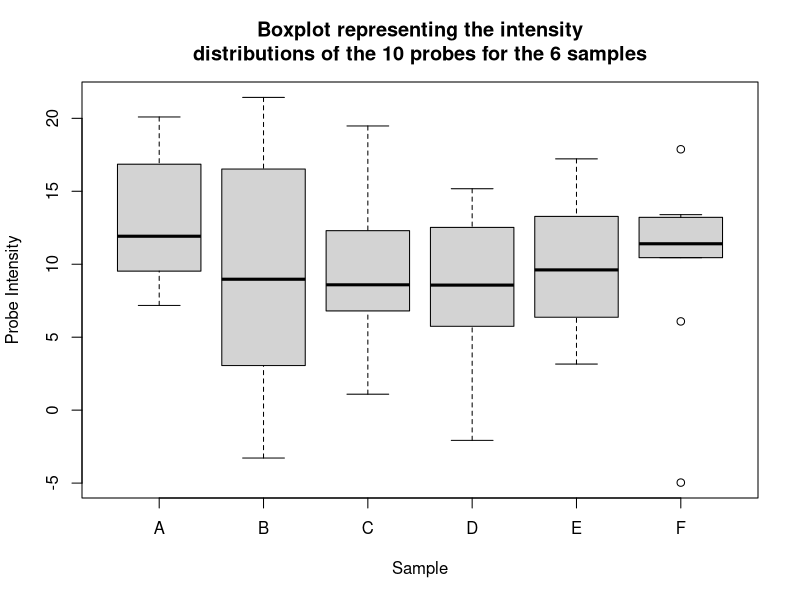

This chart was generated by the following R code: (Note: this script raises an error after producing the figure.)
## ---- chunk 1
set.seed(42)
n <- 10
m <- 6
intensities <- rnorm(n * m, mean = 10, sd = 5)
marray <- matrix(intensities, ncol = m)
marray

# sample annotation
samp_annot <- data.frame(sampleID = 1:m,
			 condition = rep(c("WT", "MUT"), each = 3))
rownames(samp_annot) <- colnames(marray) <- LETTERS[1:m]
samp_annot

# probe annotation
prob_annot <- data.frame(geneID = 1:n,
			  pathway = sample(LETTERS, n, replace = TRUE))
rownames(prob_annot) <- rownames(marray) <- paste0("probe", 1:n)
prob_annot

marray
## ---- chunk 2
maexp <- list(marray = marray,
	      samp_annot = samp_annot,
	      prob_annot = prob_annot)
rm(marray, samp_annot, prob_annot, intensities)
str(maexp)
ls()
## ---- chunk 3
maexp$samp_annot # the whole data.frame
summary(maexp$marray[, "A"]) # the A sample
(wt <- maexp$samp_annot[, "condition"] == "WT") # WT samples
maexp$marray["probe8", wt] # probe8 for WT samples
maexp[["marray"]]["probe3", !wt] # probe3 for MUT samples
## ---- chunk 4
boxplot(maexp$marray,
	main = paste0("Boxplot representing the intensity\n",
		      "distributions of the 10 probes for the",
		      " 6 samples"),
	xlab = "Sample", ylab = "Probe Intensity")
## ---- chunk 5
x <- 1:5
y <- 1:3
marray2 <- maexp$marray[x, y]
prob_annot2 <- maexp$prob_annot[x, ]
samp_annot2 <- maexp$samp_annot[y, ]
maexp2 <- list(marray = marray2,
	       samp_annot = samp_annot2,
	       prob_annot = prob_annot2)
rm(marray2, samp_annot2, prob_annot2)
str(maexp2)
## ---- chunk 6
MArray <- setClass("MArray",
		   slots = c(marray = "matrix",
			     samp_annot = "data.frame",
			     prob_annot = "data.frame"))
## ---- chunk 7
MArray() # an empty object
# MArray(marray = 1:2) # not allowed since should be matrix
MArray(marray = matrix(1:2)) # now allowed
ma <- MArray(marray = maexp$marray,
	     samp_annot = maexp$samp_annot,
	     prob_annot = maexp$prob_annot
	     )
class(ma)
ma
## ---- chunk 8
ma@samp_annot
## ---- chunk 9
show
isGeneric("show")
hasMethod("show")
showMethods("show")
args("show")
## ---- chunk 10
ma
setMethod("show",
	  signature = "MArray",
	  definition = function(object) {
	      cat("An object of class ", class(object), "\n", sep = "")
	      cat(" ", nrow(object@marray), " features by ",
		  ncol(object@marray), " samples. \n", sep = "")
	      invisible(NULL)
	  })
ma
## ---- chunk 11
setGeneric("marray", function(object, ...) standardGeneric("marray"))
## ---- chunk 12
setMethod("marray", "MArray",
	  function(object) object@marray)

marray(ma)
## ---- chunk 13
setGeneric("samp_annot", function(object, ...) standardGeneric("samp_annot"))
setMethod("samp_annot", "MArray",
	  function(object) object@samp_annot)
samp_annot(ma)

setGeneric("prob_annot", function(object, ...) standardGeneric("prob_annot"))
setMethod("prob_annot", "MArray",
	  function(object) object@prob_annot)
prob_annot(ma)
## ---- chunk 14
letters[1:5]
`[`(letters, 1:5) # just like a function!
## ---- chunk 15
setMethod("[", "MArray", 
	  function(x, i, j, drop = "missing") {
	      .marray <- x@marray[i, j]
	      .prob_annot <- x@prob_annot[i, ]
	      .samp_annot <- x@samp_annot[j, ]
	      MArray(marray = .marray,
		     prob_annot = .prob_annot,
		     samp_annot = .samp_annot)
	  })

ma[1:3, c(2, 5)] # first 3 probes of samples 2 and 5
## ---- chunk 16
setValidity("MArray", function(object) {
		msg <- NULL
		valid <- TRUE
		if (nrow(marray(object)) != nrow(prob_annot(object))) {
		    valid <- FALSE
		    msg <- c(msg, paste0("Number of data and probe annotation",
				    " rows must be identical."))
		}
		if (ncol(marray(object)) != nrow(samp_annot(object))) {
		    valid <- FALSE
		    msg <- c(msg, paste0("Number of data columns and sample ",
					 "annotation rows must be identical."))
		}
		if (!identical(rownames(marray(object)),
			       rownames(prob_annot(object)))) {
		    valid <- FALSE
		    msg <- c(msg, paste0("Data and probe annotation row names",
					 " must be identical"))
		}
		if (!identical(colnames(marray(object)),
			       rownames(samp_annot(object)))) {
		    valid <- FALSE
		    msg <- c(msg, paste0("Data column names and ",
					 "sample annotation row names",
					 " must be identical"))
		}
		if (valid) TRUE else msg
	  })

validObject(ma)

## ---- chunk 17
MArray(marray = matrix(1:12, ncol = 3),
       prob_annot = prob_annot(ma),
       samp_annot = samp_annot(ma))
## ---- chunk 18
ma@marray <- 1
(broken <- ma)
broken@marray <- matrix(1:9, ncol = 3)
broken
validObject(broken)
## ---- chunk 19
setGeneric("marray<-",
	   function(object, value) standardGeneric("marray<-"))
## ---- chunk 20
setMethod("marray<-", "MArray",
	  function(object, value) {
	      object@marray <- value
	      if (validObject(object))
		  return(object)
	  })
## ---- chunk 21
tmp <- matrix(rnorm(n * m, 10, 5), ncol = m)
marray(ma) <- tmp
colnames(tmp) <- LETTERS[1:m]
rownames(tmp) <- paste0("probe", 1:n)
head(marray(ma), n = 2) # before
marray(ma) <- tmp
head(marray(ma), n = 2) # after
## ---- chunk 22
# First the generics
setGeneric("prob_annot<-",
	   function(object, value) standardGeneric("prob_annot<-"))
setGeneric("samp_annot<-",
	   function(object, value) standardGeneric("samp_annot<-"))

# Now the methods
setMethod("prob_annot<-", "MArray",
	  function(object, value) {
	      object@prob_annot <- value
	      if (validObject(object))
		  return(object)
	  })
setMethod("samp_annot<-", "MArray",
	  function(object, value) {
	      object@samp_annot <- value
	      if (validObject(object))
		  return(object)
	  })

## ---- chunk 23
samp_annot(ma)$sex <- rep(c("M", "F"), 3)
samp_annot(ma)
## ---- chunk 24
slotNames(ma) 
getClass("MArray") # shows slots and their classes
showMethods("marray")
showMethods(classes = "MArray")
getMethod("marray", "MArray") # show method code
getMethod("prob_annot", "MArray") 
